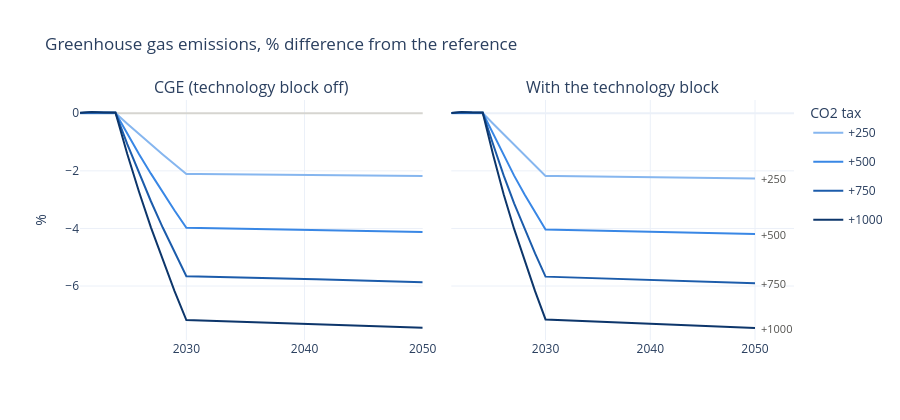

Source (notebook cell):
### Markdown cell above
## Emissions over time

Total greenhouse gas emissions (`qEmmTot[co2e,unfccc]`). The tax is phased in over 2025-2030; after that the
effect is close to constant. Darker lines are higher taxes.

### Code cell
V = 'QEMMTOT__CO2E__UNFCCC'
fig = make_subplots(rows=1, cols=2, shared_yaxes=True, subplot_titles=[MODEL['cge'], MODEL['et']],
                    horizontal_spacing=0.04)
for j, model in enumerate(['cge', 'et'], 1):
    for k, L in enumerate(LEVELS):
        y = effect(V, model, L)
        fig.add_trace(go.Scatter(x=YEARS, y=y, mode='lines', line=dict(color=gv.ORD4[k], width=2),
                                 name=f'+{L}', legendgroup=str(L), showlegend=(j == 1),
                                 hovertemplate=f'+{L}, %{{x}}: %{{y:.2f}} %<extra></extra>'), row=1, col=j)
        if j == 2:      # direct label at the end of the line
            fig.add_annotation(x=2050, y=y.iloc[-1], text=f'+{L}', showarrow=False, xanchor='left', xshift=4,
                               font=dict(size=11, color='#52514e'), row=1, col=j)
fig.update_layout(template=gv.TEMPLATE, height=420, hovermode='x unified', legend_title_text='CO2 tax',
                  title='Greenhouse gas emissions, % difference from the reference')
fig.update_yaxes(title_text='%', row=1, col=1, zeroline=True, zerolinecolor='#d6d5d0')
fig.show()

### Figure 1 — Plotly figure (JSON) as saved in the notebook; plotly's stock layout.template omitted (floating-point values rounded to 4 significant figures)
{"data": [{"hovertemplate": "+250, %{x}: %{y:.2f} %<extra></extra>", "legendgroup": "250", "line": {"color": "#86b6ef", "width": 2}, "mode": "lines", "name": "+250", "showlegend": true, "type": "scatter", "x": [2021, 2022, 2023, 2024, 2025, 2026, 2027, 2028, 2029, 2030, 2031, 2032, 2033, 2034, 2035, 2036, 2037, 2038, 2039, 2040, 2041, 2042, 2043, 2044, 2045, 2046, 2047, 2048, 2049, 2050], "xaxis": "x", "y": [0.00454, 0.01382, 0.00945, 0.008453, -0.3631, -0.7258, -1.082, -1.431, -1.773, -2.109, -2.112, -2.117, -2.121, -2.124, -2.127, -2.13, -2.133, -2.137, -2.14, -2.143, -2.147, -2.15, -2.154, -2.159, -2.163, -2.168, -2.172, -2.177, -2.181, -2.183], "yaxis": "y"}, {"hovertemplate": "+500, %{x}: %{y:.2f} %<extra></extra>", "legendgroup": "500", "line": {"color": "#3987e5", "width": 2}, "mode": "lines", "name": "+500", "showlegend": true, "type": "scatter", "x": [2021, 2022, 2023, 2024, 2025, 2026, 2027, 2028, 2029, 2030, 2031, 2032, 2033, 2034, 2035, 2036, 2037, 2038, 2039, 2040, 2041, 2042, 2043, 2044, 2045, 2046, 2047, 2048, 2049, 2050], "xaxis": "x", "y": [0.008422, 0.02548, 0.01739, 0.01549, -0.7195, -1.422, -2.098, -2.748, -3.375, -3.98, -3.987, -3.995, -4.002, -4.009, -4.015, -4.021, -4.027, -4.033, -4.039, -4.045, -4.052, -4.059, -4.067, -4.075, -4.084, -4.092, -4.101, -4.11, -4.118, -4.122], "yaxis": "y"}, {"hovertemplate": "+750, %{x}: %{y:.2f} %<extra></extra>", "legendgroup": "750", "line": {"color": "#1c5cab", "width": 2}, "mode": "lines", "name": "+750", "showlegend": true, "type": "scatter", "x": [2021, 2022, 2023, 2024, 2025, 2026, 2027, 2028, 2029, 2030, 2031, 2032, 2033, 2034, 2035, 2036, 2037, 2038, 2039, 2040, 2041, 2042, 2043, 2044, 2045, 2046, 2047, 2048, 2049, 2050], "xaxis": "x", "y": [0.01177, 0.03539, 0.02411, 0.02138, -1.069, -2.091, -3.055, -3.969, -4.836, -5.66, -5.67, -5.682, -5.692, -5.702, -5.711, -5.719, -5.728, -5.736, -5.745, -5.754, -5.764, -5.774, -5.785, -5.797, -5.809, -5.822, -5.835, -5.848, -5.858, -5.866], "yaxis": "y"}, {"hovertemplate": "+1000, %{x}: %{y:.2f} %<extra></extra>", "legendgroup": "1000", "line": {"color": "#0d366b", "width": 2}, "mode": "lines", "name": "+1000", "showlegend": true, "type": "scatter", "x": [2021, 2022, 2023, 2024, 2025, 2026, 2027, 2028, 2029, 2030, 2031, 2032, 2033, 2034, 2035, 2036, 2037, 2038, 2039, 2040, 2041, 2042, 2043, 2044, 2045, 2046, 2047, 2048, 2049, 2050], "xaxis": "x", "y": [0.01468, 0.04387, 0.02983, 0.02633, -1.413, -2.734, -3.961, -5.105, -6.176, -7.182, -7.195, -7.211, -7.224, -7.236, -7.248, -7.259, -7.269, -7.28, -7.292, -7.303, -7.316, -7.329, -7.343, -7.358, -7.374, -7.39, -7.407, -7.423, -7.437, -7.447], "yaxis": "y"}, {"hovertemplate": "+250, %{x}: %{y:.2f} %<extra></extra>", "legendgroup": "250", "line": {"color": "#86b6ef", "width": 2}, "mode": "lines", "name": "+250", "showlegend": false, "type": "scatter", "x": [2021, 2022, 2023, 2024, 2025, 2026, 2027, 2028, 2029, 2030, 2031, 2032, 2033, 2034, 2035, 2036, 2037, 2038, 2039, 2040, 2041, 2042, 2043, 2044, 2045, 2046, 2047, 2048, 2049, 2050], "xaxis": "x2", "y": [0.003832, 0.01307, 0.008752, 0.007755, -0.3645, -0.7324, -1.099, -1.464, -1.825, -2.177, -2.181, -2.186, -2.19, -2.194, -2.198, -2.201, -2.205, -2.209, -2.213, -2.216, -2.221, -2.225, -2.23, -2.235, -2.24, -2.245, -2.251, -2.256, -2.26, -2.263], "yaxis": "y2"}, {"hovertemplate": "+500, %{x}: %{y:.2f} %<extra></extra>", "legendgroup": "500", "line": {"color": "#3987e5", "width": 2}, "mode": "lines", "name": "+500", "showlegend": false, "type": "scatter", "x": [2021, 2022, 2023, 2024, 2025, 2026, 2027, 2028, 2029, 2030, 2031, 2032, 2033, 2034, 2035, 2036, 2037, 2038, 2039, 2040, 2041, 2042, 2043, 2044, 2045, 2046, 2047, 2048, 2049, 2050], "xaxis": "x2", "y": [0.007169, 0.02429, 0.0163, 0.01451, -0.7262, -1.455, -2.165, -2.825, -3.443, -4.035, -4.042, -4.051, -4.06, -4.067, -4.074, -4.081, -4.088, -4.094, -4.101, -4.109, -4.116, -4.125, -4.133, -4.143, -4.152, -4.162, -4.173, -4.183, -4.191, -4.197], "yaxis": "y2"}, {"hovertemplate": "+750, %{x}: %{y:.2f} %<extra></extra>", "legendgroup": "750", "line": {"color": "#1c5cab", "width": 2}, "mode": "lines", "name": "+750", "showlegend": false, "type": "scatter", "x": [2021, 2022, 2023, 2024, 2025, 2026, 2027, 2028, 2029, 2030, 2031, 2032, 2033, 2034, 2035, 2036, 2037, 2038, 2039, 2040, 2041, 2042, 2043, 2044, 2045, 2046, 2047, 2048, 2049, 2050], "xaxis": "x2", "y": [0.0101, 0.03401, 0.02283, 0.02032, -1.087, -2.159, -3.129, -4.024, -4.869, -5.674, -5.684, -5.697, -5.709, -5.72, -5.729, -5.739, -5.748, -5.758, -5.768, -5.778, -5.789, -5.801, -5.813, -5.826, -5.84, -5.855, -5.869, -5.884, -5.896, -5.906], "yaxis": "y2"}, {"hovertemplate": "+1000, %{x}: %{y:.2f} %<extra></extra>", "legendgroup": "1000", "line": {"color": "#0d366b", "width": 2}, "mode": "lines", "name": "+1000", "showlegend": false, "type": "scatter", "x": [2021, 2022, 2023, 2024, 2025, 2026, 2027, 2028, 2029, 2030, 2031, 2032, 2033, 2034, 2035, 2036, 2037, 2038, 2039, 2040, 2041, 2042, 2043, 2044, 2045, 2046, 2047, 2048, 2049, 2050], "xaxis": "x2", "y": [0.01266, 0.04241, 0.02842, 0.02519, -1.446, -2.812, -4.017, -5.132, -6.178, -7.161, -7.175, -7.192, -7.207, -7.22, -7.233, -7.245, -7.257, -7.269, -7.282, -7.295, -7.309, -7.323, -7.339, -7.356, -7.373, -7.391, -7.41, -7.429, -7.445, -7.458], "yaxis": "y2"}], "layout": {"annotations": [{"font": {"size": 16}, "showarrow": false, "text": "CGE (technology block off)", "x": 0.24, "xanchor": "center", "xref": "paper", "y": 1, "yanchor": "bottom", "yref": "paper"}, {"font": {"size": 16}, "showarrow": false, "text": "With the technology block", "x": 0.76, "xanchor": "center", "xref": "paper", "y": 1, "yanchor": "bottom", "yref": "paper"}, {"font": {"color": "#52514e", "size": 11}, "showarrow": false, "text": "+250", "x": 2050, "xanchor": "left", "xref": "x2", "xshift": 4, "y": -2.263, "yref": "y2"}, {"font": {"color": "#52514e", "size": 11}, "showarrow": false, "text": "+500", "x": 2050, "xanchor": "left", "xref": "x2", "xshift": 4, "y": -4.197, "yref": "y2"}, {"font": {"color": "#52514e", "size": 11}, "showarrow": false, "text": "+750", "x": 2050, "xanchor": "left", "xref": "x2", "xshift": 4, "y": -5.906, "yref": "y2"}, {"font": {"color": "#52514e", "size": 11}, "showarrow": false, "text": "+1000", "x": 2050, "xanchor": "left", "xref": "x2", "xshift": 4, "y": -7.458, "yref": "y2"}], "height": 420, "hovermode": "x unified", "legend": {"title": {"text": "CO2 tax"}}, "title": {"text": "Greenhouse gas emissions, % difference from the reference"}, "xaxis": {"anchor": "y", "domain": [0, 0.48]}, "xaxis2": {"anchor": "y2", "domain": [0.52, 1]}, "yaxis": {"anchor": "x", "domain": [0, 1], "title": {"text": "%"}, "zeroline": true, "zerolinecolor": "#d6d5d0"}, "yaxis2": {"anchor": "x2", "domain": [0, 1], "matches": "y", "showticklabels": false}}}
